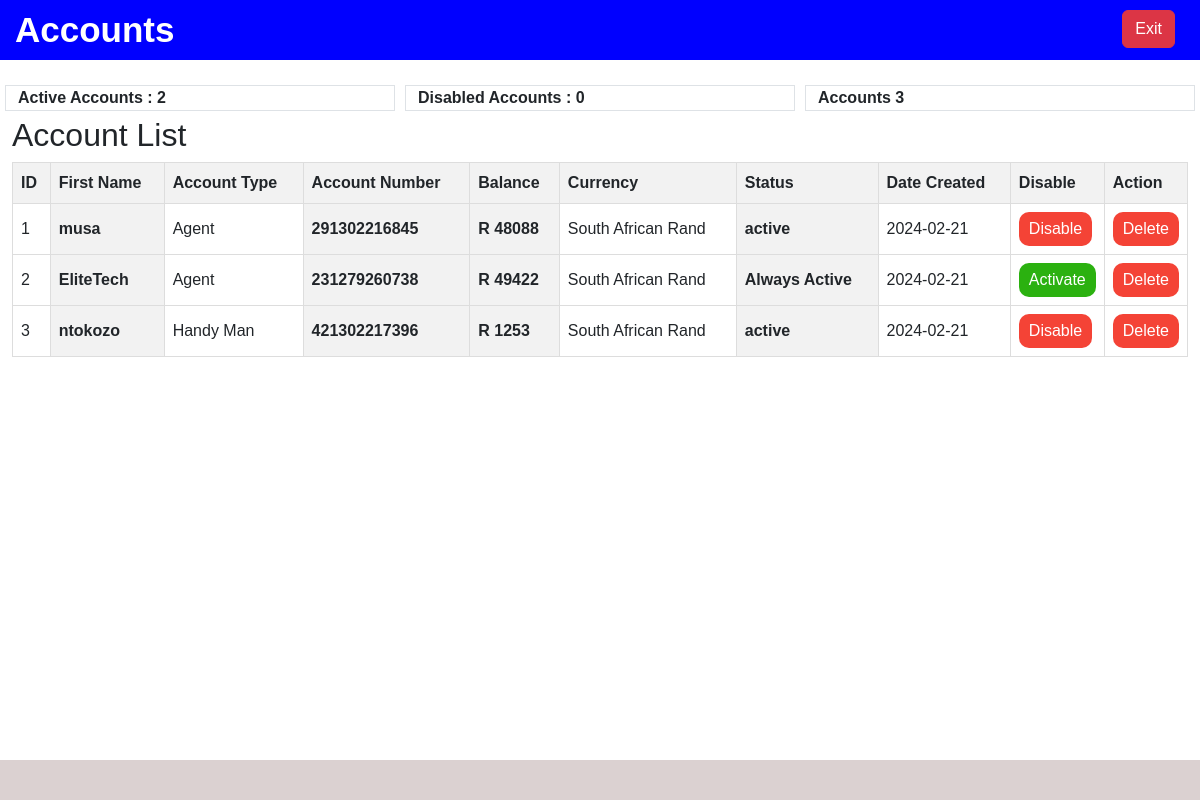
The app's page /root_accounts (signed in) with its own data.
### app_models/accounts.py (models this page shows, shortened)
class Accounts(db.Model):
    id = db.Column(db.Integer, primary_key=True)
    account_name = db.Column(db.String(50))
    account_type = db.Column(db.String(50))
    account_number = db.Column(db.Integer)
    currency = db.Column(db.String(100))
    currency_symbol = db.Column(db.String(5))
    previous_balance = db.Column(db.Integer)
    account_balance = db.Column(db.Integer)
    account_pin = db.Column(db.String(50))
    account_status = db.Column(db.String(50))
    creation_date = db.Column(db.Date)
    creation_time = db.Column(db.Time)
    user_id = db.Column(db.ForeignKey("user.id"), nullable=False)

### app.py (the view)
@app.route("/root_accounts", methods=['GET','POST'])
@login_required
def root_accounts():
    page_name = 'Accounts'
    if current_user.role != 'Agent' and current_user.user_name != 'EliteTechRoot':
        flash('Access Denied')
        return redirect('/')
    accounts = Accounts.query.all()
    active_accounts = (
        Accounts.query.filter(or_(
            Accounts.account_status == 'active',
        )).count()
    )
    disabled_accounts = (
        Accounts.query.filter(or_(
            Accounts.account_status == 'disabled',
        )).count()
    )
    account_count = Accounts.query.count()
    url = '/root_accounts'
    return render_template('admin/root_accounts.html',page_name=page_name,
                           accounts=accounts,
                           account_count=account_count,
                           active_accounts=active_accounts,
                           disabled_accounts=disabled_accounts,
                           url=url,
                           )

### app.py (called while the page is built)
@login_manager.user_loader
def load_user(user_id):
    return User.query.get(int(user_id))

### templates/admin/root_accounts.html (shortened to what this page needs)
{% extends 'layouts/root.html' %}
{% block content %}
<div class="row count">
    <div class="col border">Active Accounts : {{active_accounts}}</div>
    <div class="col border">Disabled Accounts : {{disabled_accounts}} </div>
    <div class="col border">Accounts {{account_count}} </div>
</div>
<h2>Account List</h2>
<table>
    <thead>
        <tr>
            <th>ID</th>
            <th>First Name</th>
            <th>Account Type</th>
            <th>Account Number</th>
            <th>Balance</th>
            <th>Currency</th>
            <th>Status</th>
            <th>Date Created</th>
            <th class="sm">Disable</th>
            <th class="sm">Action</th>
        </tr>
    </thead>
    <tbody>
        {% for account in accounts %}
        <tr>
            <td>{{ account.id }}</td>
            <th>{{ account.account_name }}</th>
            <td>{{ account.account_type }}</td>
            <th>{{ account.account_number }}</th>
            <th> {{account.currency_symbol}} {{ account.account_balance }}</th>
            <td>{{ account.currency }}</td>
            <th>{{ account.account_status}}</th>
            <td>{{ account.creation_date }}</td>
            <td>
                {% if account.account_status == 'active' %}
                <form method="post" action="{{url_for('disable_funds_account', account_id=account.id) }}">
                    <button type="submit" class="delete-button">Disable</button>
                </form>
                {% elif account.account_status != 'active' %}
                <form method="POST" action="{{url_for('activate_funds_account', account_id=account.id) }}">
                    <button type="submit" class="activate-button">Activate</button>
                </form>
                {% elif account.account_status == 'Always Active' %}
                <form method="POST" action="{{url_for('activate_funds_account', account_id=account.id) }}">
                    <input type="hidden" name="_method" value="UPDATE">
                    <button disabled type="submit" class="activate-button">Activate</button>
                </form>
                {% endif %}
            </td>
            <td>
                <form method="POST" action="{{ url_for('delete_account', account_id=account.id) }}">
                    <button type="submit" class="delete-button">Delete</button>
                </form>
            </td>
        </tr>
        {% endfor %}
    </tbody>
</table>
</div>
{% endblock %}

### static/custom/css/style.css (style rules this page uses)
* { padding: 0; margin: 0; }
body { font-family: Arial, sans-serif; margin: 0; padding: 0; }
.border { border: 1px solid black; }
.count { margin-top: 80px; font-weight: bolder; text-transform: capitalize; }

### templates/admin/root_accounts.html (style rules this page uses)
table { border-collapse: collapse; width: 100%; }
th, td { border: 1px solid #ddd; padding: 8px; text-align: left; }
th { background-color: #f2f2f2; }
.activate-button { background-color: #2bb110; border-radius: 10px; color: white; border: none; padding: 5px 10px; cursor: pointer; }
.delete-button { background-color: #f44336; border-radius: 10px; color: white; border: none; padding: 5px 10px; cursor: pointer; }
.sm { width: 40px; }
.count { margin-top: 80px; font-weight: bolder; }
.border { border: 1px solid black; margin: 5px; }

### records on screen
Accounts: id "1", account_name "musa", account_type "Agent", account_number "291302216845", currency_symbol "R", account_balance "48088", currency "South African Rand", account_status "active", creation_date "2024-02-21"
Accounts: id "2", account_name "EliteTech", account_type "Agent", account_number "231279260738", currency_symbol "R", account_balance "49422", currency "South African Rand", account_status "Always Active", creation_date "2024-02-21"
Accounts: id "3", account_name "ntokozo", account_type "Handy Man", account_number "421302217396", currency_symbol "R", account_balance "1253", currency "South African Rand", account_status "active", creation_date "2024-02-21"

### other values on screen
{{ page_name }} "Accounts"
{{ active_accounts }} "2"
{{ disabled_accounts }} "0"
{{ account_count }} "3"
